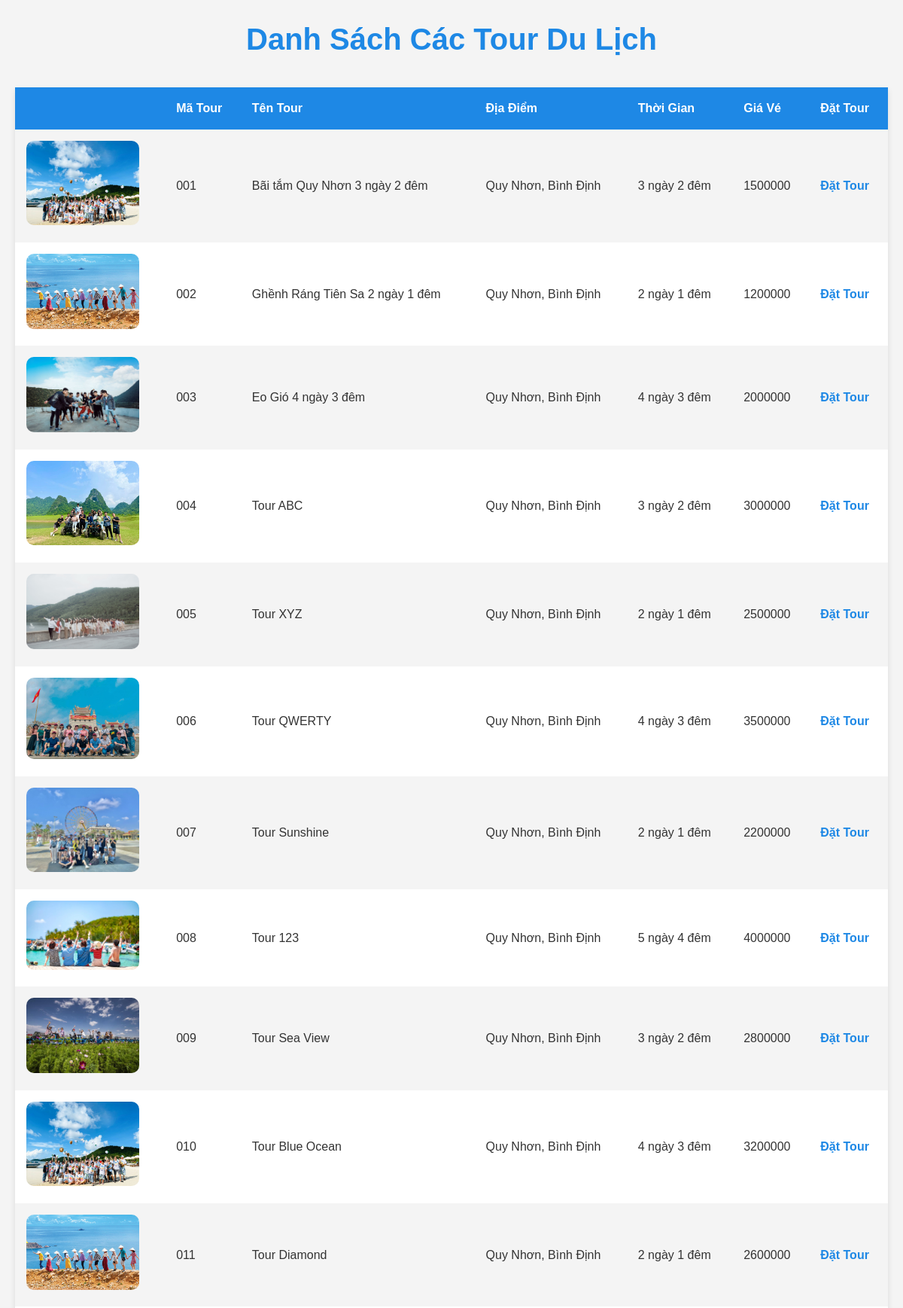
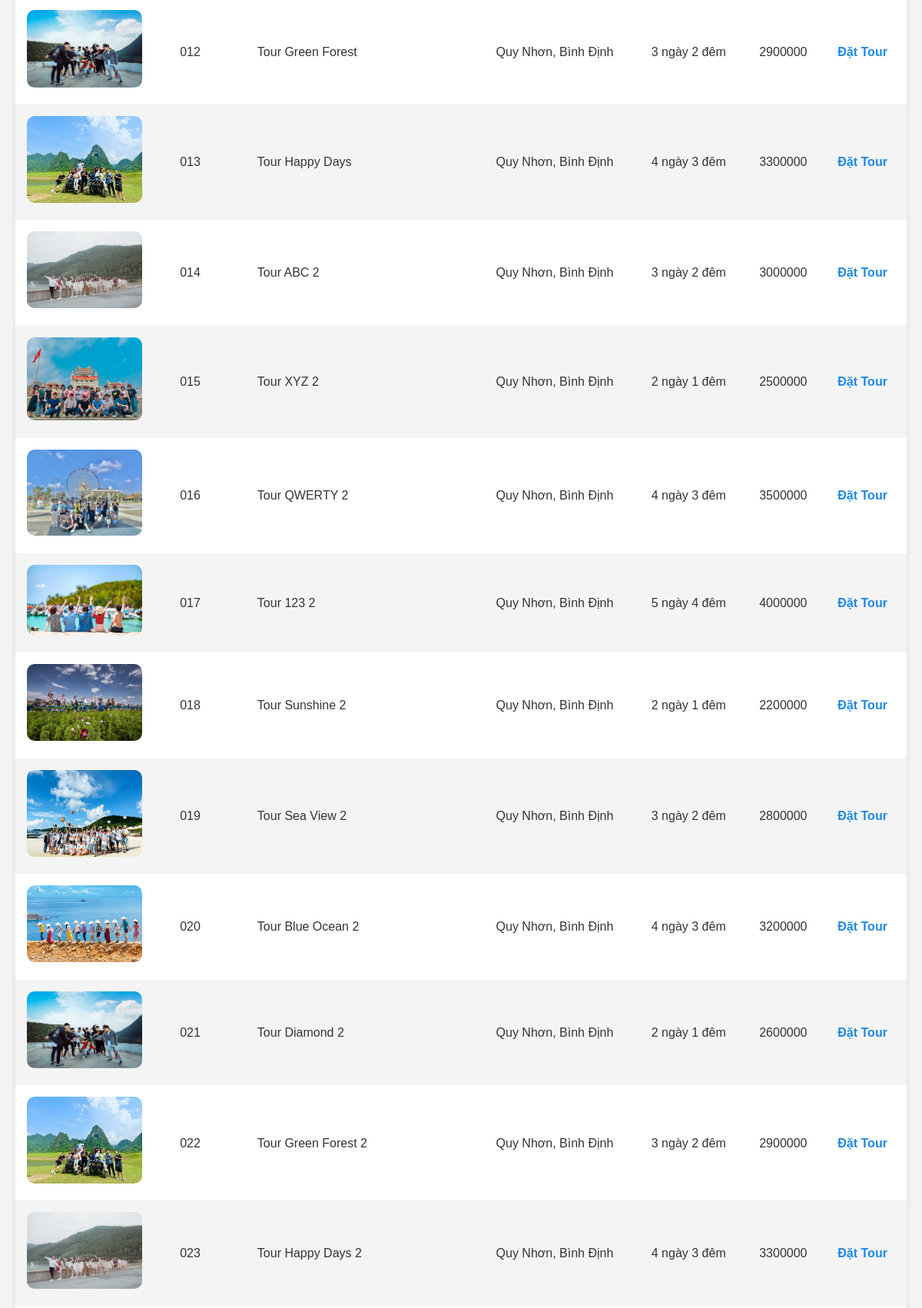
The app's page /tours.php (upper part) with its own data (2 pictures, top to bottom).
### tables this page shows
CREATE TABLE `tours` (
  `matour` varchar(20) NOT NULL,
  `tentour` varchar(100) NOT NULL,
  `diadiem` varchar(100) NOT NULL,
  `thoigian` varchar(50) NOT NULL,
  `giave` int(11) NOT NULL,
  `hinhanh` varchar(255) NOT NULL
);

### tours.php (the view, shortened to what this page needs)
<?php
include 'db.php';
$sql = "SELECT * FROM tours";
$result = mysqli_query($conn, $sql);
if (mysqli_num_rows($result) > 0) {
    echo "<!DOCTYPE html>";
    echo "<html lang='en'>";
    echo "<head>";
    echo "<link rel='stylesheet' href='css/styles.css'>";
    echo "</head>";
    echo "<body>";
    echo "<h1>Danh Sách Các Tour Du Lịch</h1>";
    echo "<table>";
    echo "<tr>";
    echo "<th></th>";
    echo "<th>Mã Tour</th>";
    echo "<th>Tên Tour</th>";
    echo "<th>Địa Điểm</th>";
    echo "<th>Thời Gian</th>";
    echo "<th>Giá Vé</th>";
    echo "<th>Đặt Tour</th>";
    echo "</tr>";
    while ($row = mysqli_fetch_assoc($result)) {
        echo "<tr>";
        echo "<td><img src='images/TOUR/" . $row["hinhanh"] . "' alt='Hình Ảnh Tour' style='width: 150px; height: auto;'>";
        echo "<td>" . $row["matour"] . "</td>";
        echo "<td>" . $row["tentour"] . "</td>";
        echo "<td>" . $row["diadiem"] . "</td>";
        echo "<td>" . $row["thoigian"] . "</td>";
        echo "<td>" . $row["giave"] . "</td>";
        echo "<td><a href='dattour.php?matour=" . $row["matour"] . "'>Đặt Tour</a></td>";
        echo "</tr>";
    }
    echo "</table>";
    echo "</body>";
    echo "</html>";
} else {
    echo "<p>Không có tour nào</p>";
}
?>

### css/styles.css (style rules this page uses)
* { margin: 0; padding: 0; box-sizing: border-box; }
a { color: #333; }
body { font-family: Arial, sans-serif; line-height: 1.6; background-color: #f4f4f4; color: #333; padding: 20px; }
h1 { text-align: center; margin-bottom: 2rem; color: #1e88e5; font-size: 2.5rem; }
table { width: 100%; border-collapse: collapse; margin-bottom: 2rem; box-shadow: 0 4px 8px rgba(0, 0, 0, 0.1); background-color: white; }
table th, table td { padding: 15px; text-align: left; }
table th { background-color: #1e88e5; color: white; font-weight: bold; }
table tr:nth-child(even) { background-color: #f4f4f4; }
table img { width: 150px; height: auto; border-radius: 10px; }
a { color: #1e88e5; text-decoration: none; font-weight: bold; }

### records on screen
tours: hinhanh (picture), matour "001", tentour "Bãi tắm Quy Nhơn 3 ngày 2 đêm", diadiem "Quy Nhơn, Bình Định", thoigian "3 ngày 2 đêm", giave "1500000"
tours: hinhanh (picture), matour "002", tentour "Ghềnh Ráng Tiên Sa 2 ngày 1 đêm", diadiem "Quy Nhơn, Bình Định", thoigian "2 ngày 1 đêm", giave "1200000"
tours: hinhanh (picture), matour "003", tentour "Eo Gió 4 ngày 3 đêm", diadiem "Quy Nhơn, Bình Định", thoigian "4 ngày 3 đêm", giave "2000000"
tours: hinhanh (picture), matour "004", tentour "Tour ABC", diadiem "Quy Nhơn, Bình Định", thoigian "3 ngày 2 đêm", giave "3000000"
tours: hinhanh (picture), matour "005", tentour "Tour XYZ", diadiem "Quy Nhơn, Bình Định", thoigian "2 ngày 1 đêm", giave "2500000"
tours: hinhanh (picture), matour "006", tentour "Tour QWERTY", diadiem "Quy Nhơn, Bình Định", thoigian "4 ngày 3 đêm", giave "3500000"
tours: hinhanh (picture), matour "007", tentour "Tour Sunshine", diadiem "Quy Nhơn, Bình Định", thoigian "2 ngày 1 đêm", giave "2200000"
tours: hinhanh (picture), matour "008", tentour "Tour 123", diadiem "Quy Nhơn, Bình Định", thoigian "5 ngày 4 đêm", giave "4000000"
tours: hinhanh (picture), matour "009", tentour "Tour Sea View", diadiem "Quy Nhơn, Bình Định", thoigian "3 ngày 2 đêm", giave "2800000"
tours: hinhanh (picture), matour "010", tentour "Tour Blue Ocean", diadiem "Quy Nhơn, Bình Định", thoigian "4 ngày 3 đêm", giave "3200000"
tours: hinhanh (picture), matour "011", tentour "Tour Diamond", diadiem "Quy Nhơn, Bình Định", thoigian "2 ngày 1 đêm", giave "2600000"
tours: hinhanh (picture), matour "012", tentour "Tour Green Forest", diadiem "Quy Nhơn, Bình Định", thoigian "3 ngày 2 đêm", giave "2900000"
tours: hinhanh (picture), matour "013", tentour "Tour Happy Days", diadiem "Quy Nhơn, Bình Định", thoigian "4 ngày 3 đêm", giave "3300000"
tours: hinhanh (picture), matour "014", tentour "Tour ABC 2", diadiem "Quy Nhơn, Bình Định", thoigian "3 ngày 2 đêm", giave "3000000"
tours: hinhanh (picture), matour "015", tentour "Tour XYZ 2", diadiem "Quy Nhơn, Bình Định", thoigian "2 ngày 1 đêm", giave "2500000"
tours: hinhanh (picture), matour "016", tentour "Tour QWERTY 2", diadiem "Quy Nhơn, Bình Định", thoigian "4 ngày 3 đêm", giave "3500000"
tours: hinhanh (picture), matour "017", tentour "Tour 123 2", diadiem "Quy Nhơn, Bình Định", thoigian "5 ngày 4 đêm", giave "4000000"
tours: hinhanh (picture), matour "018", tentour "Tour Sunshine 2", diadiem "Quy Nhơn, Bình Định", thoigian "2 ngày 1 đêm", giave "2200000"
tours: hinhanh (picture), matour "019", tentour "Tour Sea View 2", diadiem "Quy Nhơn, Bình Định", thoigian "3 ngày 2 đêm", giave "2800000"
tours: hinhanh (picture), matour "020", tentour "Tour Blue Ocean 2", diadiem "Quy Nhơn, Bình Định", thoigian "4 ngày 3 đêm", giave "3200000"
tours: hinhanh (picture), matour "021", tentour "Tour Diamond 2", diadiem "Quy Nhơn, Bình Định", thoigian "2 ngày 1 đêm", giave "2600000"
tours: hinhanh (picture), matour "022", tentour "Tour Green Forest 2", diadiem "Quy Nhơn, Bình Định", thoigian "3 ngày 2 đêm", giave "2900000"
tours: hinhanh (picture), matour "023", tentour "Tour Happy Days 2", diadiem "Quy Nhơn, Bình Định", thoigian "4 ngày 3 đêm", giave "3300000"
